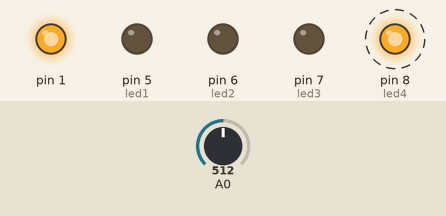
A sketch run on a simulated Arduino Uno, built with avr-gcc and run on an emulated ATmega328P. On the bench: output pins drawn as LEDs (lit = HIGH). Dashed ring = blinking. The inputs (shaded band) are chosen by the test bench; at power-on: A0 = 512.

Above: at 7.8 s.
7.9 s: A0 set to 498
At 14.9 s:
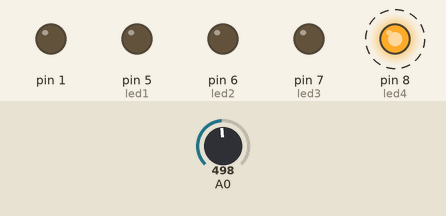
17.0 s: A0 set to 716
At 22.9 s:
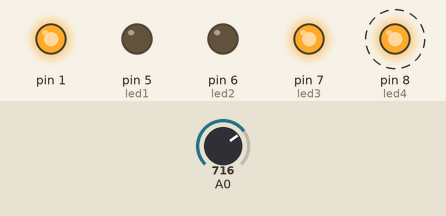
24.8 s: A0 set to 511
At 29.9 s:
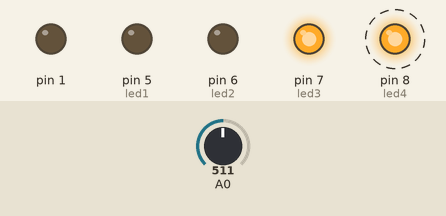
Timing chart, 0 to 38.6 s (numbered marks = the images above; inputs shaded):
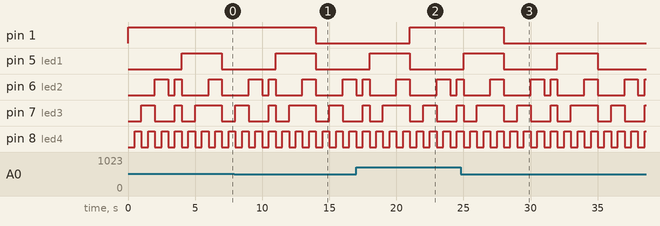

The sketch:

Programa_5.ino
```cpp
/************************************************************************
**                                                                     **
**                             TITOL:                                  **
**                                                                     **
**                                                                     **
**   Nom : Yassine hakar                             DATA: 12/01/2017  **
************************************************************************/

//****************************INCLUDE ***********************************


//*************************** VARIABLES *********************************
 int led1 = 5;
 int led2 = 6;
 int led3 = 7;
 int led4 = 8;
 int sensorValue = 0;

//**************************** SERUP ************************************


void setup() {


  pinMode(led1, OUTPUT);
  pinMode(led2, OUTPUT);
  pinMode(led3, OUTPUT);
  pinMode(led4, OUTPUT);
  pinMode(1, OUTPUT);

  }

//******************************LOOP*************************************


void loop() {                        //inicia el bucle del probrama void loop()  {

sensorValue = analogRead(A0);
analogWrite(1,sensorValue/4) ;

digitalWrite(led1, LOW);
digitalWrite(led2, LOW);
digitalWrite(led3, LOW);
digitalWrite(led4, LOW);
  delay(500);

digitalWrite(led1, LOW);
digitalWrite(led2, LOW);
digitalWrite(led3, LOW);
digitalWrite(led4, HIGH);
  delay(500);

digitalWrite(led1, LOW);
digitalWrite(led2, LOW);
digitalWrite(led3, HIGH);
digitalWrite(led4, LOW);
  delay(500);

digitalWrite(led1, LOW);
digitalWrite(led2, LOW);
digitalWrite(led3, HIGH);
digitalWrite(led4, HIGH);
  delay(500);

digitalWrite(led1, LOW);
digitalWrite(led2, HIGH);
digitalWrite(led3, LOW);
digitalWrite(led4, LOW);
  delay(500);

digitalWrite(led1, LOW);
digitalWrite(led2, HIGH);
digitalWrite(led3, LOW);
digitalWrite(led4, HIGH);
  delay(500);

digitalWrite(led1, LOW);
digitalWrite(led2, LOW);
digitalWrite(led3, LOW);
digitalWrite(led4, LOW);
  delay(500);

digitalWrite(led1, LOW);
digitalWrite(led2, HIGH);
digitalWrite(led3, HIGH);
digitalWrite(led4, HIGH);
  delay(500);


digitalWrite(led1, HIGH);
digitalWrite(led2, LOW);
digitalWrite(led3, LOW);
digitalWrite(led4, LOW);
  delay(500);

digitalWrite(led1, HIGH);
digitalWrite(led2, LOW);
digitalWrite(led3, LOW);
digitalWrite(led4, HIGH);
  delay(500);

digitalWrite(led1, HIGH);
digitalWrite(led2, LOW);
digitalWrite(led3, HIGH);
digitalWrite(led4, LOW);
  delay(500);

digitalWrite(led1, HIGH);
digitalWrite(led2, LOW);
digitalWrite(led3, HIGH);
digitalWrite(led4, HIGH);
  delay(500);

digitalWrite(led1, HIGH);
digitalWrite(led2, HIGH);
digitalWrite(led3, HIGH);
digitalWrite(led4, LOW);
  delay(500);

digitalWrite(led1, HIGH);
digitalWrite(led2, HIGH);
digitalWrite(led3, HIGH);
digitalWrite(led4, HIGH);
  delay(500);


}

//****************************** FUNCIONES ******************************}
```

Measured:
- the behaviour switches between 512 and 511 on A0 (found by bisection; images 0 and 1)
- after the input at 7.9 s, pin 1: HIGH → LOW after 6.1 s
- after the input at 17.0 s, pin 1: LOW → HIGH after 4.0 s
- after the input at 24.8 s, pin 1: HIGH → LOW after 3.2 s
- by itself, pin 5 (led1): alternates HIGH for 3.0 s and LOW for 4.0 s
- by itself, pin 8 (led4): alternates HIGH for 0.50 s and LOW for 0.50 s
